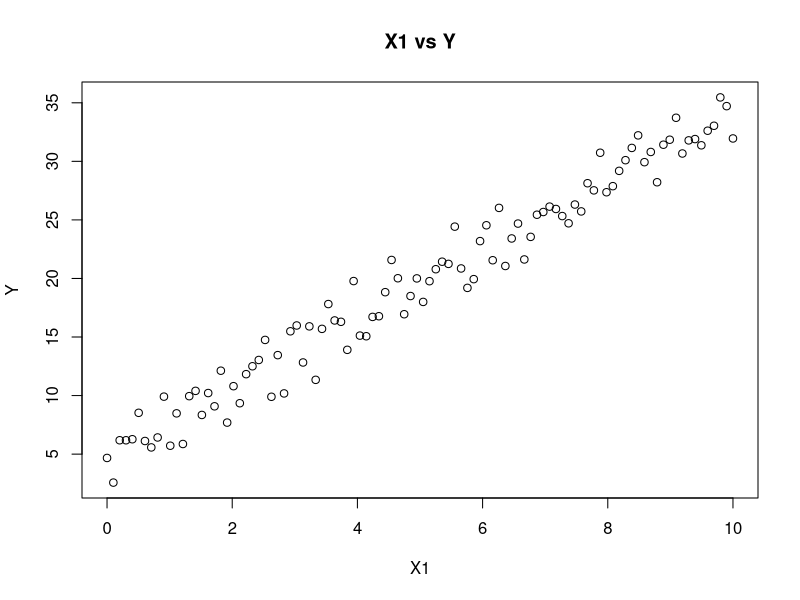
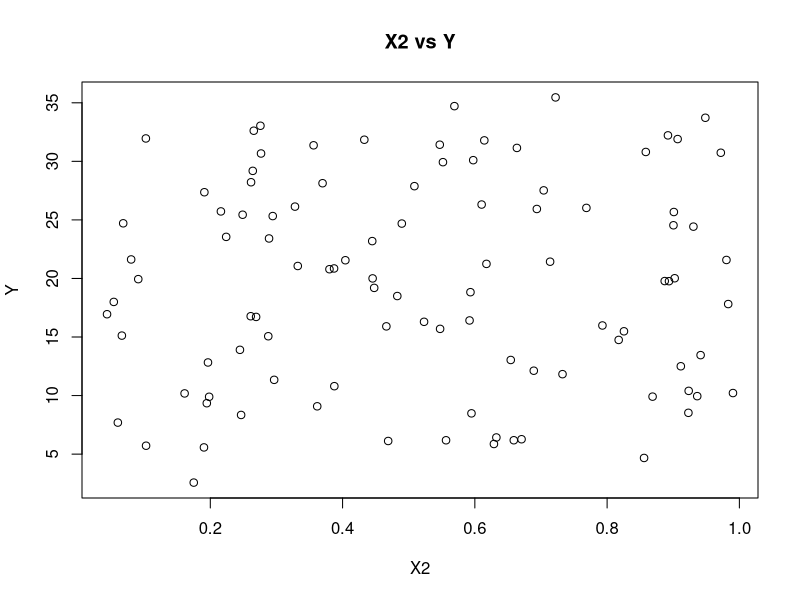
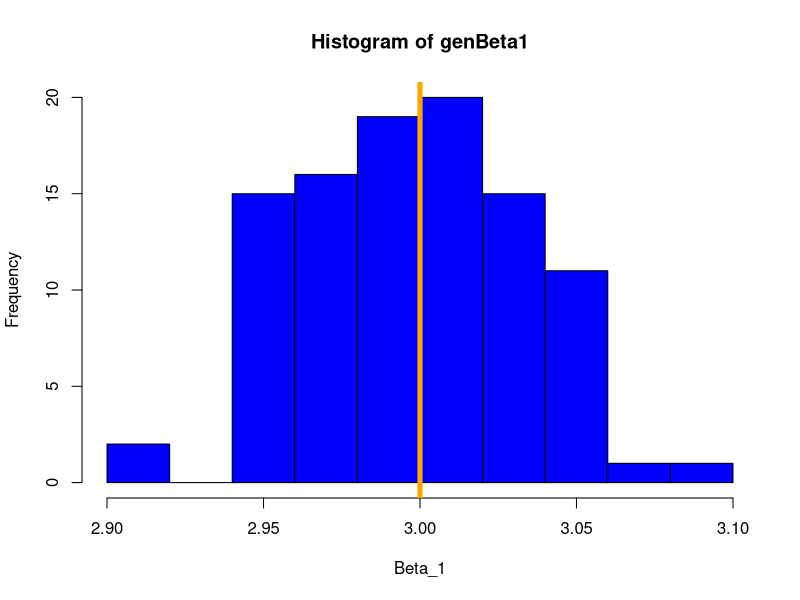
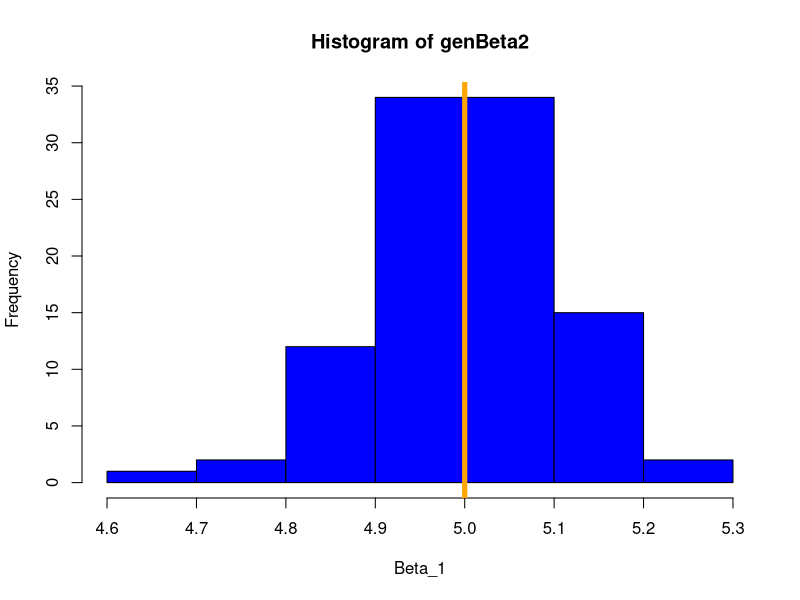
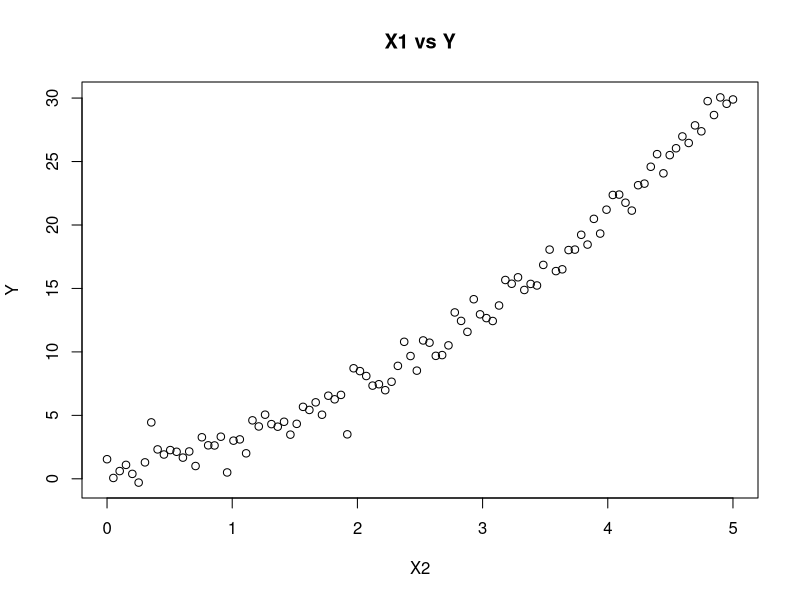
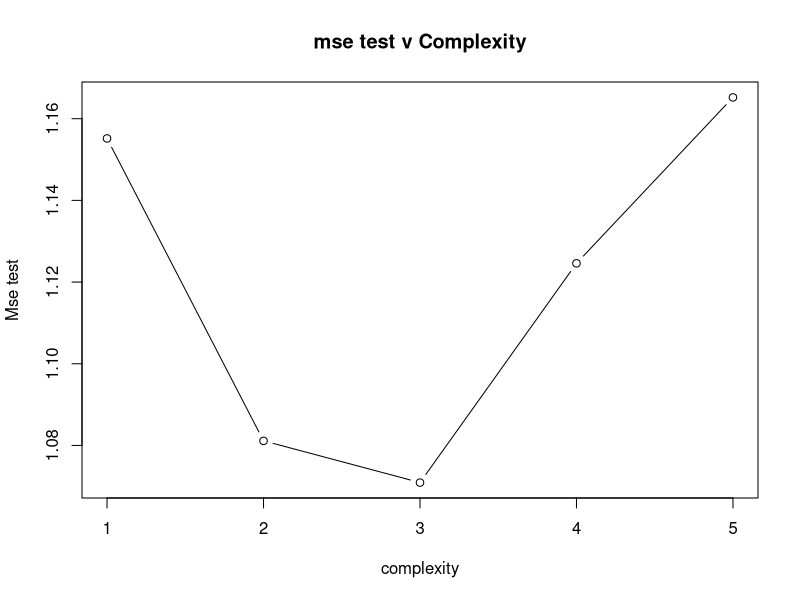

Write the R code that produced these figures, in order.
## ---- chunk 1
knitr::opts_chunk$set(echo = TRUE)
## ---- chunk 2
X1 = seq(0,10,length.out =100)
X2 = runif(100)

beta0 = 2
beta1 = 3
beta2 = 5

error = rnorm(100,0,1)
y = beta0 + beta1*X1 + beta2*X2 + error

y
## ---- chunk 3
plot(x = X1, y = y, xlab = "X1", ylab = "Y", main = "X1 vs Y")

plot(x = X2, y = y, xlab = "X2", ylab = "Y", main = "X2 vs Y")
## ---- chunk 4
beta0 = 2
beta1 = 3
beta2 = 5 

firstco = 0
secondco = 0

genBeta1 <- c(rep(1, 100))


for(i in  1:100){
X1 = seq(0,10, length.out =100)

error = rnorm(100,0,1)
Y = beta0 + beta1*X1 + error 

model = lm(Y~X1)
  
firstco = firstco + model$coefficient[1]
secondco = secondco + model$coefficient[2]

genBeta1[i] = coefficients(model)[2]
}
firstco/100
secondco/100
## ---- chunk 5
hist(genBeta1, xlab = "Beta_1",
     col = "Blue", border = "black")
abline(v = 3, col = "orange", lwd = 5)
## ---- chunk 6
beta0 = 2
beta1 = 3
beta2 = 5 

firstco = 0
secondco = 0
thirdco = 0

genBeta2 <- c(rep(1, 100))


for(i in  1:100){
X1 = seq(0,10, length.out =100)
X2 = runif(100)

error = rnorm(100,0,1)
Y = beta0 + beta1*X1 + beta2*log(X2) + error 

model = lm(Y~X1 + log(X2))
model
firstco = firstco + model$coefficient[1]
secondco = secondco + model$coefficient[2]
thirdco = thirdco + model$coefficient[3]

genBeta2[i] = coefficients(model)[3]
}
firstco/100
secondco/100
thirdco/100
## ---- chunk 7
hist(genBeta2, xlab = "Beta_1",
     col = "Blue", border = "black")
abline(v = 5, col = "orange", lwd = 5)
## ---- chunk 8
beta0 = 1
beta1 = 1
beta2 = 1

X1 = seq(0,5,length.out =100)
error = rnorm(100,0,1)
Y = beta0 + beta1*X1 + beta2*X1^2 + error 
plot(x = X1, y = Y, xlab = "X2", ylab = "Y", main = "X1 vs Y")
## ---- chunk 9
values = matrix(0, 1000, 5)

for (i in 1:1000) {
  error = rnorm(100,0,1)
  Y = beta0 + beta1*X1 + beta2*X1^2 + error 
  for (j in 1:5) {
    values[i, j] = predict(lm(Y ~ poly(X1, j)), newdata = data.frame(X1 = 1))
  }
}

head(values, 5)
## ---- chunk 10
x0 = rep(1, 1000)

beta0 = 1
beta1 = 1
beta2 = 1


error = rnorm(1000,0,1)
y0 = beta0 + beta1*x0 + beta2*x0 + error

head(y0, 5)
## ---- chunk 11
test_mse = numeric(1000)
for (j in 1:5) {
  for(i in 1:1000){
    mse = mean((y0 - values[i, j])^2)
    test_mse[j] = mse
  }
  print(mean(test_mse[j]))
}

## ---- chunk 12
mse_values = c(test_mse[1],test_mse[2],test_mse[3],test_mse[4],test_mse[5])
plot(1:5, mse_values, type = "b", 
     xlab = "complexity", ylab = "Mse test",
     main = "mse test v Complexity")


